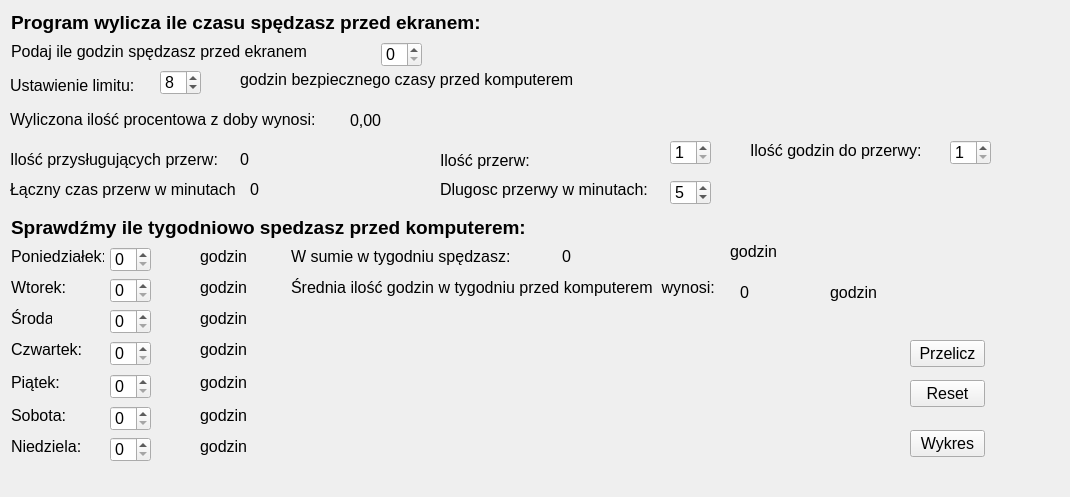
<?xml version="1.0" encoding="UTF-8"?>
<ui version="4.0">
 <class>Widget</class>
 <widget class="QWidget" name="Widget">
  <property name="geometry">
   <rect>
    <x>0</x>
    <y>0</y>
    <width>1070</width>
    <height>497</height>
   </rect>
  </property>
  <property name="font">
   <font>
    <pointsize>12</pointsize>
   </font>
  </property>
  <property name="windowTitle">
   <string>Widget</string>
  </property>
  <property name="autoFillBackground">
   <bool>true</bool>
  </property>
  <widget class="QLabel" name="info1_2">
   <property name="geometry">
    <rect>
     <x>10</x>
     <y>70</y>
     <width>131</width>
     <height>31</height>
    </rect>
   </property>
   <property name="font">
    <font>
     <pointsize>12</pointsize>
    </font>
   </property>
   <property name="text">
    <string>Ustawienie limitu:</string>
   </property>
  </widget>
  <widget class="QSpinBox" name="input_limit_spinBox">
   <property name="geometry">
    <rect>
     <x>160</x>
     <y>70</y>
     <width>41</width>
     <height>25</height>
    </rect>
   </property>
   <property name="maximumSize">
    <size>
     <width>41</width>
     <height>25</height>
    </size>
   </property>
   <property name="maximum">
    <number>24</number>
   </property>
   <property name="value">
    <number>8</number>
   </property>
  </widget>
  <widget class="QLabel" name="label_20">
   <property name="geometry">
    <rect>
     <x>240</x>
     <y>70</y>
     <width>341</width>
     <height>19</height>
    </rect>
   </property>
   <property name="text">
    <string>godzin bezpiecznego czasy przed komputerem</string>
   </property>
  </widget>
  <widget class="QLabel" name="label_25">
   <property name="geometry">
    <rect>
     <x>440</x>
     <y>150</y>
     <width>209</width>
     <height>21</height>
    </rect>
   </property>
   <property name="text">
    <string>Ilość przerw:</string>
   </property>
  </widget>
  <widget class="QLabel" name="label_26">
   <property name="geometry">
    <rect>
     <x>440</x>
     <y>180</y>
     <width>227</width>
     <height>19</height>
    </rect>
   </property>
   <property name="text">
    <string>Dlugosc przerwy w minutach:</string>
   </property>
  </widget>
  <widget class="QSpinBox" name="input_ilosc_przerw_spinBox">
   <property name="geometry">
    <rect>
     <x>670</x>
     <y>140</y>
     <width>41</width>
     <height>25</height>
    </rect>
   </property>
   <property name="minimum">
    <number>1</number>
   </property>
   <property name="maximum">
    <number>200</number>
   </property>
   <property name="value">
    <number>1</number>
   </property>
  </widget>
  <widget class="QSpinBox" name="input_dlugosc_przerwy_spinBox">
   <property name="geometry">
    <rect>
     <x>670</x>
     <y>180</y>
     <width>41</width>
     <height>25</height>
    </rect>
   </property>
   <property name="minimum">
    <number>1</number>
   </property>
   <property name="maximum">
    <number>60</number>
   </property>
   <property name="value">
    <number>5</number>
   </property>
  </widget>
  <widget class="QSpinBox" name="input_ilosc_do_przerwy_spinBox">
   <property name="geometry">
    <rect>
     <x>950</x>
     <y>140</y>
     <width>41</width>
     <height>25</height>
    </rect>
   </property>
   <property name="minimum">
    <number>1</number>
   </property>
   <property name="maximum">
    <number>24</number>
   </property>
  </widget>
  <widget class="QLabel" name="label_27">
   <property name="geometry">
    <rect>
     <x>750</x>
     <y>140</y>
     <width>209</width>
     <height>21</height>
    </rect>
   </property>
   <property name="text">
    <string>Ilość godzin do przerwy:</string>
   </property>
  </widget>
  <widget class="QPushButton" name="pushButton_3">
   <property name="geometry">
    <rect>
     <x>910</x>
     <y>380</y>
     <width>75</width>
     <height>27</height>
    </rect>
   </property>
   <property name="text">
    <string>Reset</string>
   </property>
  </widget>
  <widget class="QLabel" name="output_srednia">
   <property name="geometry">
    <rect>
     <x>740</x>
     <y>282</y>
     <width>71</width>
     <height>20</height>
    </rect>
   </property>
   <property name="text">
    <string>0</string>
   </property>
  </widget>
  <widget class="QLabel" name="label_23">
   <property name="geometry">
    <rect>
     <x>730</x>
     <y>242</y>
     <width>47</width>
     <height>19</height>
    </rect>
   </property>
   <property name="text">
    <string>godzin</string>
   </property>
  </widget>
  <widget class="QSpinBox" name="input_nie_spinBox_7">
   <property name="geometry">
    <rect>
     <x>110</x>
     <y>437</y>
     <width>41</width>
     <height>25</height>
    </rect>
   </property>
   <property name="maximum">
    <number>24</number>
   </property>
  </widget>
  <widget class="QLabel" name="label_18">
   <property name="geometry">
    <rect>
     <x>200</x>
     <y>437</y>
     <width>47</width>
     <height>19</height>
    </rect>
   </property>
   <property name="text">
    <string>godzin</string>
   </property>
  </widget>
  <widget class="QLabel" name="output_czas_przerw">
   <property name="geometry">
    <rect>
     <x>250</x>
     <y>180</y>
     <width>51</width>
     <height>19</height>
    </rect>
   </property>
   <property name="text">
    <string>0</string>
   </property>
  </widget>
  <widget class="QLabel" name="output_tydzien_godzin">
   <property name="geometry">
    <rect>
     <x>562</x>
     <y>247</y>
     <width>71</width>
     <height>19</height>
    </rect>
   </property>
   <property name="text">
    <string>0</string>
   </property>
  </widget>
  <widget class="QLabel" name="label_24">
   <property name="geometry">
    <rect>
     <x>830</x>
     <y>282</y>
     <width>47</width>
     <height>21</height>
    </rect>
   </property>
   <property name="text">
    <string>godzin</string>
   </property>
  </widget>
  <widget class="QSpinBox" name="input_pon_spinBox">
   <property name="geometry">
    <rect>
     <x>110</x>
     <y>247</y>
     <width>41</width>
     <height>25</height>
    </rect>
   </property>
   <property name="maximum">
    <number>24</number>
   </property>
  </widget>
  <widget class="QLabel" name="label_12">
   <property name="geometry">
    <rect>
     <x>200</x>
     <y>247</y>
     <width>47</width>
     <height>19</height>
    </rect>
   </property>
   <property name="text">
    <string>godzin</string>
   </property>
  </widget>
  <widget class="QLabel" name="label_9">
   <property name="geometry">
    <rect>
     <x>291</x>
     <y>247</y>
     <width>218</width>
     <height>19</height>
    </rect>
   </property>
   <property name="text">
    <string>W sumie w tygodniu spędzasz:</string>
   </property>
  </widget>
  <widget class="QLabel" name="label_3">
   <property name="geometry">
    <rect>
     <x>11</x>
     <y>278</y>
     <width>56</width>
     <height>19</height>
    </rect>
   </property>
   <property name="text">
    <string>Wtorek:</string>
   </property>
  </widget>
  <widget class="QSpinBox" name="input_wto_spinBox_2">
   <property name="geometry">
    <rect>
     <x>110</x>
     <y>278</y>
     <width>41</width>
     <height>25</height>
    </rect>
   </property>
   <property name="maximum">
    <number>24</number>
   </property>
  </widget>
  <widget class="QLabel" name="label_13">
   <property name="geometry">
    <rect>
     <x>200</x>
     <y>278</y>
     <width>47</width>
     <height>19</height>
    </rect>
   </property>
   <property name="text">
    <string>godzin</string>
   </property>
  </widget>
  <widget class="QLabel" name="label_19">
   <property name="geometry">
    <rect>
     <x>291</x>
     <y>278</y>
     <width>441</width>
     <height>19</height>
    </rect>
   </property>
   <property name="text">
    <string>Średnia ilość godzin w tygodniu przed komputerem  wynosi:</string>
   </property>
  </widget>
  <widget class="QLabel" name="label_5">
   <property name="geometry">
    <rect>
     <x>11</x>
     <y>309</y>
     <width>41</width>
     <height>19</height>
    </rect>
   </property>
   <property name="text">
    <string>Środa</string>
   </property>
  </widget>
  <widget class="QLabel" name="label_invisible">
   <property name="geometry">
    <rect>
     <x>630</x>
     <y>40</y>
     <width>401</width>
     <height>41</height>
    </rect>
   </property>
   <property name="palette">
    <palette>
     <active>
      <colorrole role="Text">
       <brush brushstyle="SolidPattern">
        <color alpha="255">
         <red>255</red>
         <green>40</green>
         <blue>2</blue>
        </color>
       </brush>
      </colorrole>
      <colorrole role="PlaceholderText">
       <brush brushstyle="SolidPattern">
        <color alpha="128">
         <red>255</red>
         <green>40</green>
         <blue>2</blue>
        </color>
       </brush>
      </colorrole>
     </active>
     <inactive>
      <colorrole role="Text">
       <brush brushstyle="SolidPattern">
        <color alpha="255">
         <red>255</red>
         <green>40</green>
         <blue>2</blue>
        </color>
       </brush>
      </colorrole>
      <colorrole role="PlaceholderText">
       <brush brushstyle="SolidPattern">
        <color alpha="128">
         <red>255</red>
         <green>40</green>
         <blue>2</blue>
        </color>
       </brush>
      </colorrole>
     </inactive>
     <disabled>
      <colorrole role="Text">
       <brush brushstyle="SolidPattern">
        <color alpha="255">
         <red>120</red>
         <green>120</green>
         <blue>120</blue>
        </color>
       </brush>
      </colorrole>
      <colorrole role="PlaceholderText">
       <brush brushstyle="SolidPattern">
        <color alpha="128">
         <red>0</red>
         <green>0</green>
         <blue>0</blue>
        </color>
       </brush>
      </colorrole>
     </disabled>
    </palette>
   </property>
   <property name="font">
    <font>
     <pointsize>16</pointsize>
     <weight>75</weight>
     <bold>true</bold>
    </font>
   </property>
   <property name="toolTipDuration">
    <number>-4</number>
   </property>
   <property name="text">
    <string/>
   </property>
  </widget>
  <widget class="QLabel" name="label">
   <property name="geometry">
    <rect>
     <x>10</x>
     <y>110</y>
     <width>321</width>
     <height>19</height>
    </rect>
   </property>
   <property name="font">
    <font>
     <pointsize>12</pointsize>
    </font>
   </property>
   <property name="text">
    <string>Wyliczona ilość procentowa z doby wynosi:</string>
   </property>
  </widget>
  <widget class="QLabel" name="outputWiget_procent_doba">
   <property name="geometry">
    <rect>
     <x>350</x>
     <y>110</y>
     <width>61</width>
     <height>20</height>
    </rect>
   </property>
   <property name="text">
    <string>0,00</string>
   </property>
  </widget>
  <widget class="QLabel" name="label_21">
   <property name="geometry">
    <rect>
     <x>10</x>
     <y>150</y>
     <width>209</width>
     <height>19</height>
    </rect>
   </property>
   <property name="text">
    <string>Ilość przysługujących przerw:</string>
   </property>
  </widget>
  <widget class="QLabel" name="output_przerwa">
   <property name="geometry">
    <rect>
     <x>240</x>
     <y>150</y>
     <width>41</width>
     <height>19</height>
    </rect>
   </property>
   <property name="text">
    <string>0</string>
   </property>
  </widget>
  <widget class="QLabel" name="label_22">
   <property name="geometry">
    <rect>
     <x>10</x>
     <y>180</y>
     <width>227</width>
     <height>19</height>
    </rect>
   </property>
   <property name="text">
    <string>Łączny czas przerw w minutach:</string>
   </property>
  </widget>
  <widget class="QLabel" name="info_2">
   <property name="geometry">
    <rect>
     <x>11</x>
     <y>216</y>
     <width>545</width>
     <height>23</height>
    </rect>
   </property>
   <property name="font">
    <font>
     <pointsize>14</pointsize>
     <weight>75</weight>
     <bold>true</bold>
    </font>
   </property>
   <property name="text">
    <string>Sprawdźmy ile tygodniowo spedzasz przed komputerem:</string>
   </property>
  </widget>
  <widget class="QLabel" name="label_2">
   <property name="geometry">
    <rect>
     <x>11</x>
     <y>247</y>
     <width>93</width>
     <height>19</height>
    </rect>
   </property>
   <property name="text">
    <string>Poniedziałek:</string>
   </property>
  </widget>
  <widget class="QLabel" name="info">
   <property name="geometry">
    <rect>
     <x>11</x>
     <y>11</y>
     <width>492</width>
     <height>23</height>
    </rect>
   </property>
   <property name="font">
    <font>
     <pointsize>14</pointsize>
     <weight>75</weight>
     <bold>true</bold>
    </font>
   </property>
   <property name="text">
    <string>Program wylicza ile czasu spędzasz przed ekranem:</string>
   </property>
  </widget>
  <widget class="QLabel" name="info1">
   <property name="geometry">
    <rect>
     <x>11</x>
     <y>42</y>
     <width>296</width>
     <height>19</height>
    </rect>
   </property>
   <property name="font">
    <font>
     <pointsize>12</pointsize>
    </font>
   </property>
   <property name="text">
    <string>Podaj ile godzin spędzasz przed ekranem:</string>
   </property>
  </widget>
  <widget class="QSpinBox" name="input_godzin_spinBox">
   <property name="geometry">
    <rect>
     <x>381</x>
     <y>42</y>
     <width>41</width>
     <height>25</height>
    </rect>
   </property>
   <property name="maximum">
    <number>24</number>
   </property>
  </widget>
  <widget class="QPushButton" name="pushButton_2">
   <property name="geometry">
    <rect>
     <x>910</x>
     <y>430</y>
     <width>75</width>
     <height>27</height>
    </rect>
   </property>
   <property name="text">
    <string>Wykres</string>
   </property>
  </widget>
  <widget class="QLabel" name="label_7">
   <property name="geometry">
    <rect>
     <x>11</x>
     <y>406</y>
     <width>55</width>
     <height>19</height>
    </rect>
   </property>
   <property name="text">
    <string>Sobota:</string>
   </property>
  </widget>
  <widget class="QSpinBox" name="input_sob_spinBox_6">
   <property name="geometry">
    <rect>
     <x>110</x>
     <y>406</y>
     <width>41</width>
     <height>25</height>
    </rect>
   </property>
   <property name="maximum">
    <number>24</number>
   </property>
  </widget>
  <widget class="QLabel" name="label_17">
   <property name="geometry">
    <rect>
     <x>200</x>
     <y>406</y>
     <width>47</width>
     <height>19</height>
    </rect>
   </property>
   <property name="text">
    <string>godzin</string>
   </property>
  </widget>
  <widget class="QLabel" name="label_8">
   <property name="geometry">
    <rect>
     <x>11</x>
     <y>437</y>
     <width>69</width>
     <height>19</height>
    </rect>
   </property>
   <property name="text">
    <string>Niedziela:</string>
   </property>
  </widget>
  <widget class="QLabel" name="label_16">
   <property name="geometry">
    <rect>
     <x>200</x>
     <y>373</y>
     <width>47</width>
     <height>19</height>
    </rect>
   </property>
   <property name="text">
    <string>godzin</string>
   </property>
  </widget>
  <widget class="QSpinBox" name="input_czw_spinBox_4">
   <property name="geometry">
    <rect>
     <x>110</x>
     <y>341</y>
     <width>41</width>
     <height>25</height>
    </rect>
   </property>
   <property name="maximum">
    <number>24</number>
   </property>
  </widget>
  <widget class="QLabel" name="label_15">
   <property name="geometry">
    <rect>
     <x>200</x>
     <y>340</y>
     <width>47</width>
     <height>19</height>
    </rect>
   </property>
   <property name="text">
    <string>godzin</string>
   </property>
  </widget>
  <widget class="QPushButton" name="pushButton">
   <property name="geometry">
    <rect>
     <x>910</x>
     <y>340</y>
     <width>75</width>
     <height>27</height>
    </rect>
   </property>
   <property name="text">
    <string>Przelicz</string>
   </property>
  </widget>
  <widget class="QLabel" name="label_6">
   <property name="geometry">
    <rect>
     <x>11</x>
     <y>373</y>
     <width>48</width>
     <height>19</height>
    </rect>
   </property>
   <property name="text">
    <string>Piątek:</string>
   </property>
  </widget>
  <widget class="QSpinBox" name="input_pia_spinBox_5">
   <property name="geometry">
    <rect>
     <x>110</x>
     <y>374</y>
     <width>41</width>
     <height>25</height>
    </rect>
   </property>
   <property name="maximum">
    <number>24</number>
   </property>
  </widget>
  <widget class="QSpinBox" name="input_sro_spinBox_3">
   <property name="geometry">
    <rect>
     <x>110</x>
     <y>309</y>
     <width>41</width>
     <height>25</height>
    </rect>
   </property>
   <property name="maximum">
    <number>24</number>
   </property>
  </widget>
  <widget class="QLabel" name="label_14">
   <property name="geometry">
    <rect>
     <x>200</x>
     <y>309</y>
     <width>47</width>
     <height>19</height>
    </rect>
   </property>
   <property name="text">
    <string>godzin</string>
   </property>
  </widget>
  <widget class="QLabel" name="label_4">
   <property name="geometry">
    <rect>
     <x>11</x>
     <y>340</y>
     <width>70</width>
     <height>19</height>
    </rect>
   </property>
   <property name="text">
    <string>Czwartek:</string>
   </property>
  </widget>
 </widget>
 <resources/>
 <connections/>
</ui>
